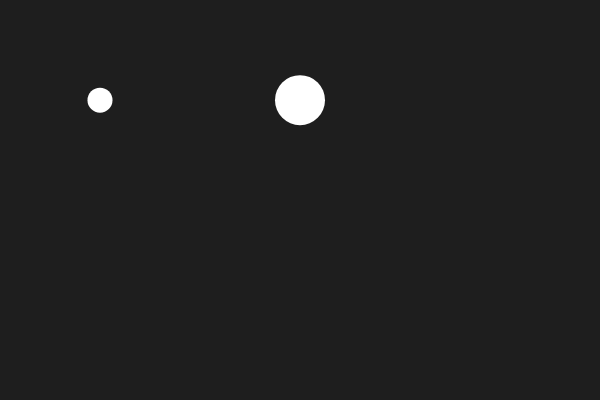
Frame 1 (no input)
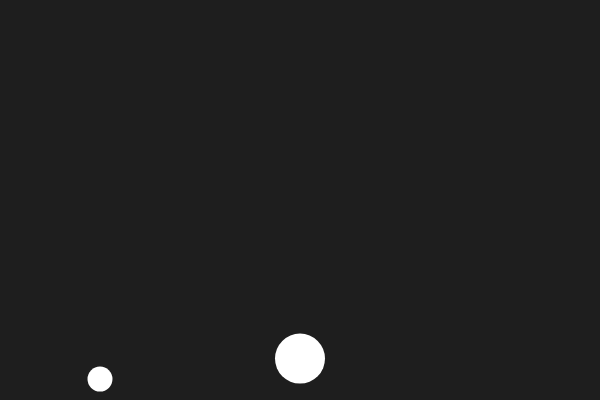
Frame 60 (no input)
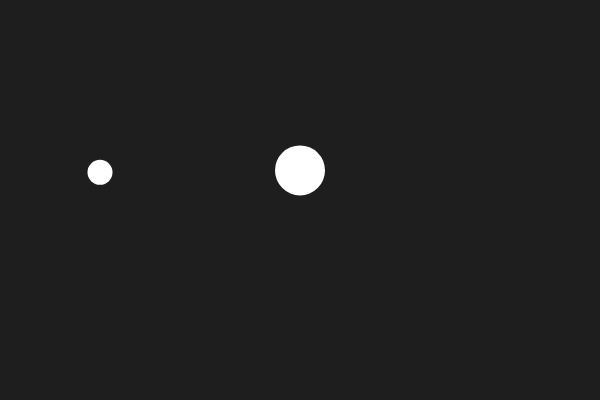
Frame 120 (the mouse pressed at the canvas centre since frame 60)

The p5.js sketch that drew these frames (run headless with seeded random() and noise() and a simulated clock; from frame 60 on, the mouse is pressed at the canvas centre):

// p5.js sketch
// ── sketch.js
function FROM_PIXELS_TO_SEC(velocity) {
    return p5.Vector.mult(velocity, 1/60);
}

// In gravity accerelation(g) is fixed. But the force changes due to the mass
// So, all objects reach the ground at the same time.
function GET_GRAVITY_FORCE(mover) {
    return FROM_PIXELS_TO_SEC(createVector(0, 9.8)).mult(mover.mass);
}

class Surface {
    constructor () {

    }

    hasColided(mover) {
        return false;
    }

    getFrictionForce(mover) {
        return createVector(0, 0);
    }
}

class Ground extends Surface {
    hasColided(mover) {
        if (mover.position.y > height - mover.getRadius()) {
            return true;
        }

        return false;
    }

    getFrictionForce(mover) {
        // If velocity is zero or very small, no friction force
        if (mover.velocity.mag() < 0.01) {
            return createVector(0, 0);
        }
        
        const direction = mover.velocity.copy().normalize().mult(-1);
        const coef = 0.5;
        const normalForce = GET_GRAVITY_FORCE(mover).y;
        const magnitude = normalForce * coef;
        return direction.mult(magnitude);
    }
}

let movers = [];
let surfaces = [];

function setup() {
    // Runs once
    createCanvas(600, 400); // width, height

    movers[0] = new Mover(createVector(width/2, 100));
    movers[0].mass = 1;

    movers[1] = new Mover(createVector(100, 100));
    movers[1].mass = 0.5;

    surfaces[0] = new Ground();
}

function draw() {
    // Runs every frame (default ~60 fps)
    background(30);

    for (const mover of movers) {
        mover.addForce(GET_GRAVITY_FORCE(mover));
        mover.handleEdges();

        for (const surface of surfaces) {
            if (surface.hasColided(mover)) {
                mover.addForce(surface.getFrictionForce(mover));
            }
        }

        mover.update();
        mover.render();
    }
}

function mousePressed() {
    // add wind force
    const forceX = mouseX - width/2;

    for (const mover of movers) {
        mover.addForce(FROM_PIXELS_TO_SEC(createVector(forceX, 0)));
    }    
}
// ── Mover.js
class Mover {
  constructor(initialPosition, initialVelocity = createVector(0, 0)) {
      this.position = createVector(initialPosition.x, initialPosition.y);
      this.velocity = FROM_PIXELS_TO_SEC(initialVelocity);
      this.mass = 1;

      this.nextForce = createVector(0, 0);
      this.nextPosition = this.position.copy();
  }

  addForce(force) {
      this.nextForce.add(force);
  }

  update() {
      // f = ma => a = f/m
      const acceleration = p5.Vector.div(this.nextForce, this.mass);
      this.nextForce = createVector(0, 0);

      this.velocity.add(acceleration);
      
      this.position = this.nextPosition;
      this.position.add(this.velocity);
  }

  handleEdges() {
      //check edges
      const radius = this.getRadius();
      this.nextPosition = this.position.copy();

      if (this.position.y > height - radius) {
          this.nextPosition.y = height - radius;
          this.velocity.y *= -0.9;
      } else if (this.position.y < radius) {
          this.nextPosition.y = radius;
          this.velocity.y *= -0.9;
      }
      
      if (this.position.x > width - radius) {
          this.nextPosition.x = width - radius;
          this.velocity.x *= -0.9;
      } else if (this.position.x < radius) {
          this.nextPosition.x = radius;
          this.velocity.x *= -0.9;
      }
  }

  getRadius() {
      return this.mass * 25;
  }

  render() {
      noStroke();
      circle(this.position.x, this.position.y, this.getRadius() * 2);
  }
}
